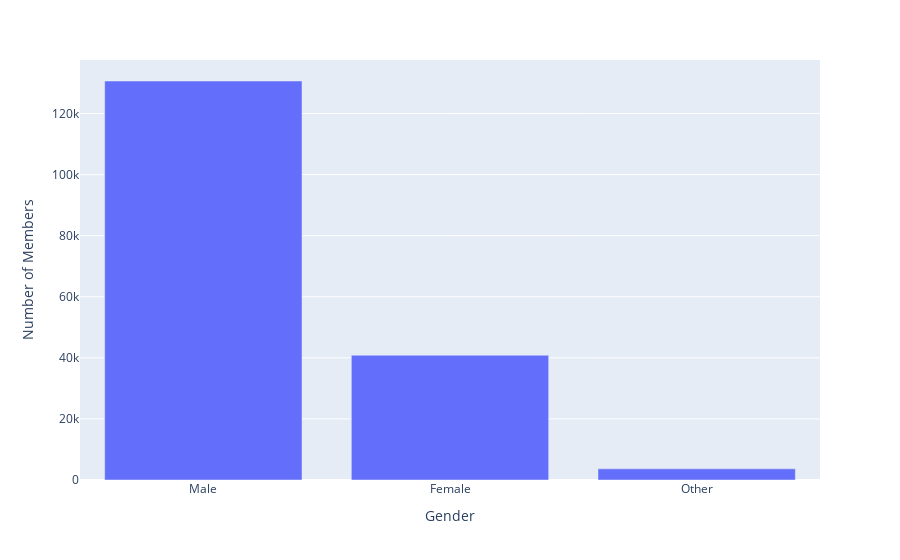

Write notebook code for a chart like this one.
### Markdown cell above
Most of the users seem to be subscribers while the minority are customers.

### Code cell
fig = px.bar(df, x=df['member_gender'].value_counts().keys(), y=df['member_gender'].value_counts(),
labels=dict(x="Gender", y="Number of Members"))
fig.show()

### Figure 1 — Plotly figure (JSON) as saved in the notebook; plotly's stock layout.template omitted (floating-point values rounded to 4 significant figures)
{"data": [{"alignmentgroup": "True", "hovertemplate": "Gender=%{x}<br>Number of Members=%{y}<extra></extra>", "legendgroup": "", "marker": {"color": "#636efa", "pattern": {"shape": ""}}, "name": "", "offsetgroup": "", "orientation": "v", "showlegend": false, "textposition": "auto", "type": "bar", "x": ["Male", "Female", "Other"], "xaxis": "x", "y": [130651, 40844, 3652], "yaxis": "y"}], "layout": {"barmode": "relative", "legend": {"tracegroupgap": 0}, "margin": {"t": 60}, "xaxis": {"anchor": "y", "domain": [0, 1], "title": {"text": "Gender"}}, "yaxis": {"anchor": "x", "domain": [0, 1], "title": {"text": "Number of Members"}}}}
